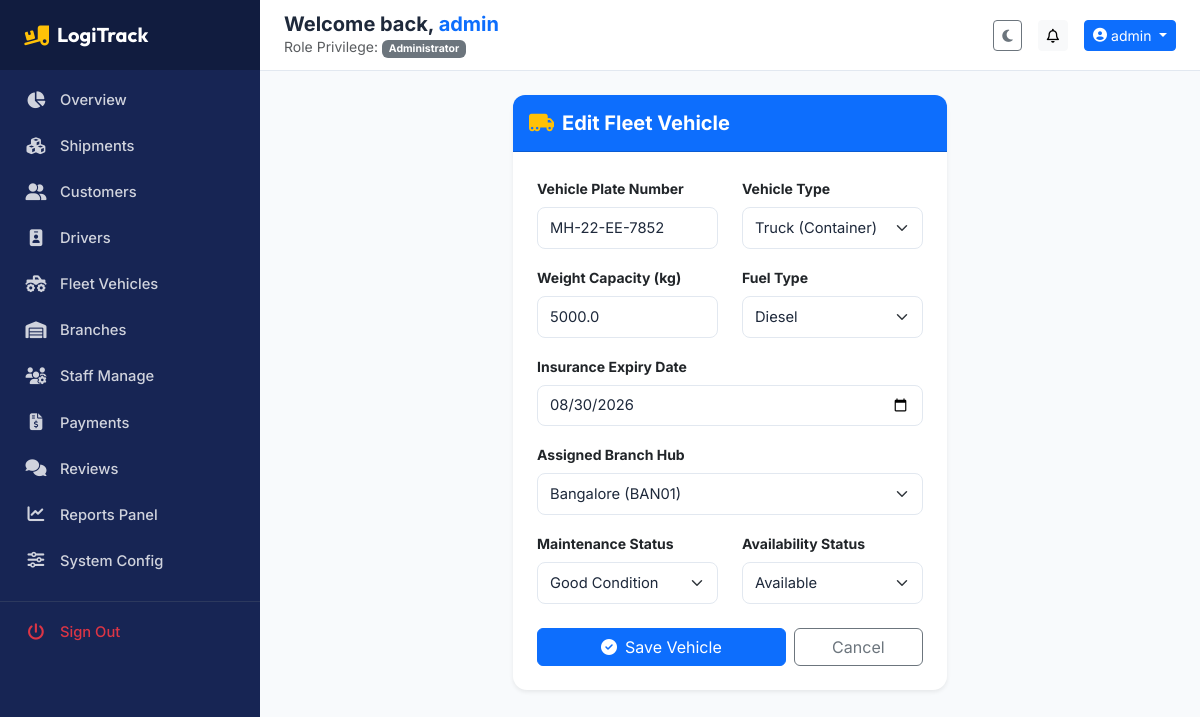
Page /admin/vehicles/edit/1 (signed in) on the committed database.
### app/models.py (models this page shows, shortened)
class BaseModel(db.Model):
    __abstract__ = True

class User(BaseModel):
    __tablename__ = 'users'
    id = db.Column(db.Integer, primary_key=True)
    username = db.Column(db.String(80), unique=True, nullable=False)
    email = db.Column(db.String(120), unique=True, nullable=False)
    password_hash = db.Column(db.String(255), nullable=False)
    role_id = db.Column(db.Integer, db.ForeignKey('roles.id'), nullable=False)
    branch_id = db.Column(db.Integer, db.ForeignKey('branches.id', ondelete='SET NULL'), nullable=True)
    is_active = db.Column(db.Boolean, default=True)
    created_at = db.Column(db.DateTime, default=datetime.utcnow)
    updated_at = db.Column(db.DateTime, default=datetime.utcnow, onupdate=datetime.utcnow)
    customer_profile = db.relationship('Customer', backref='user', uselist=False, cascade="all, delete-orphan")
    driver_profile = db.relationship('Driver', backref='user', uselist=False, cascade="all, delete-orphan")
    addresses = db.relationship('Address', backref='user', lazy=True, cascade="all, delete-orphan")
    notifications = db.relationship('Notification', backref='user', lazy=True, cascade="all, delete-orphan")
    activity_logs = db.relationship('ActivityLog', backref='user', lazy=True)

class Role(BaseModel):
    __tablename__ = 'roles'
    id = db.Column(db.Integer, primary_key=True)
    name = db.Column(db.String(50), unique=True, nullable=False)
    description = db.Column(db.String(255))
    users = db.relationship('User', backref='role', lazy=True)

class Vehicle(BaseModel):
    __tablename__ = 'vehicles'
    id = db.Column(db.Integer, primary_key=True)
    vehicle_number = db.Column(db.String(50), unique=True, nullable=False)
    vehicle_type = db.Column(db.String(50), nullable=False)  # Truck, Van, Bike, Container
    capacity = db.Column(db.Float, nullable=False)            # in kg
    fuel_type = db.Column(db.String(50), nullable=False)     # Diesel, Petrol, Electric
    insurance_expiry = db.Column(db.Date, nullable=False)
    maintenance_status = db.Column(db.String(50), default='Good')   # Good, Needs Service, Under Repair
    availability = db.Column(db.String(50), default='Available')   # Available, In Use, Out of Service
    branch_id = db.Column(db.Integer, db.ForeignKey('branches.id', ondelete='SET NULL'), nullable=True)
    driver = db.relationship('Driver', backref='vehicle', uselist=False)

class Branch(BaseModel):
    __tablename__ = 'branches'
    id = db.Column(db.Integer, primary_key=True)
    name = db.Column(db.String(100), nullable=False)
    code = db.Column(db.String(20), unique=True, nullable=False)
    address = db.Column(db.String(255), nullable=False)
    city = db.Column(db.String(100), nullable=False)
    state = db.Column(db.String(100), nullable=False)
    zip_code = db.Column(db.String(20), nullable=False)
    phone = db.Column(db.String(20), nullable=False)
    email = db.Column(db.String(100), nullable=False)
    created_at = db.Column(db.DateTime, default=datetime.utcnow)
    vehicles = db.relationship('Vehicle', backref='branch', lazy=True)
    drivers = db.relationship('Driver', backref='branch', lazy=True)
    managers = db.relationship('User', backref='branch', lazy=True)

### app/blueprints/admin/routes.py (the view, shortened to what this page needs)
@admin_bp.route('/vehicles/edit/<int:id>', methods=['GET', 'POST'])
@login_required
@role_required('Administrator')
def edit_vehicle(id):
    veh = db.session.get(Vehicle, id)
    if not veh:
        flash("Vehicle not found.", "danger")
        return redirect(url_for('admin.list_vehicles'))
    branches = Branch.query.all()
    return render_template('admin/vehicle_form.html', action="Edit", vehicle=veh, branches=branches)

### app/templates/admin/vehicle_form.html (shortened to what this page needs)
{% extends "base.html" %}
{% block content %}
<div class="row">
    <div class="col-lg-6 mx-auto">
        <div class="card border-0 shadow-sm kpi-card">
            <div class="card-header bg-primary text-white py-3" style="border-radius: 12px 12px 0 0;">
                <h5 class="mb-0 fw-bold"><i class="fa-solid fa-truck-moving me-2 text-warning"></i>{{ action }} Fleet Vehicle</h5>
            </div>
            <div class="card-body p-4">
                <form method="POST">
                    <div class="row mb-3">
                        <div class="col-md-6">
                            <label class="form-label small fw-bold">Vehicle Plate Number</label>
                            <input type="text" name="vehicle_number" class="form-control" value="{{ vehicle.vehicle_number if vehicle else '' }}" placeholder="e.g. MH-02-CP-8822" required>
                        </div>
                        <div class="col-md-6">
                            <label class="form-label small fw-bold">Vehicle Type</label>
                            <select name="vehicle_type" class="form-select" required>
                                <option value="Truck" {% if vehicle and vehicle.vehicle_type == 'Truck' %}selected{% endif %}>Truck (Container)</option>
                            </select>
                        </div>
                    </div>
                    <div class="row mb-3">
                        <div class="col-md-6">
                            <label class="form-label small fw-bold">Weight Capacity (kg)</label>
                            <input type="number" name="capacity" class="form-control" value="{{ vehicle.capacity if vehicle else '' }}" min="1" step="0.1" required>
                        </div>
                        <div class="col-md-6">
                            <label class="form-label small fw-bold">Fuel Type</label>
                            <select name="fuel_type" class="form-select" required>
                                <option value="Diesel" {% if vehicle and vehicle.fuel_type == 'Diesel' %}selected{% endif %}>Diesel</option>
                            </select>
                        </div>
                    </div>
                    <div class="mb-3">
                        <label class="form-label small fw-bold">Insurance Expiry Date</label>
                        <input type="date" name="insurance_expiry" class="form-control" value="{{ vehicle.insurance_expiry.strftime('%Y-%m-%d') if vehicle else '' }}" required>
                    </div>
                    <div class="mb-3">
                        <label class="form-label small fw-bold">Assigned Branch Hub</label>
                        <select name="branch_id" class="form-select">
                            {% for b in branches %}
                                <option value="{{ b.id }}" {% if vehicle and vehicle.branch_id == b.id %}selected{% endif %}>{{ b.name }} ({{ b.code }})</option>
                            {% endfor %}
                        </select>
                    </div>
                    <div class="row mb-4">
                        <div class="col-md-6">
                            <label class="form-label small fw-bold">Maintenance Status</label>
                            <select name="maintenance_status" class="form-select">
                                <option value="Good" {% if vehicle and vehicle.maintenance_status == 'Good' %}selected{% endif %}>Good Condition</option>
                            </select>
                        </div>
                        <div class="col-md-6">
                            <label class="form-label small fw-bold">Availability Status</label>
                            <select name="availability" class="form-select">
                                <option value="Available" {% if vehicle and vehicle.availability == 'Available' %}selected{% endif %}>Available</option>
                            </select>
                        </div>
                    </div>
                    <div class="d-flex gap-2">
                        <button type="submit" class="btn btn-primary w-100"><i class="fa-solid fa-circle-check me-2"></i>Save Vehicle</button>
                        <a href="{{ url_for('admin.list_vehicles') }}" class="btn btn-outline-secondary w-50">Cancel</a>
                    </div>
                </form>
            </div>
        </div>
    </div>
</div>
{% endblock %}

### app/templates/base.html (shortened to what this page needs)
<!DOCTYPE html>
<html lang="en">
<head>
    <link href="https://cdn.jsdelivr.net/npm/bootstrap@5.3.2/dist/css/bootstrap.min.css" rel="stylesheet">
    <link rel="stylesheet" href="https://cdnjs.cloudflare.com/ajax/libs/font-awesome/6.4.2/css/all.min.css">
    <link rel="stylesheet" href="https://unpkg.com/leaflet@1.9.4/dist/leaflet.css"/>
    <link rel="stylesheet" href="{{ url_for('static', filename='css/style.css') }}">
</head>
<body data-theme="light">
    <div class="toast-container position-fixed top-0 end-0 p-3" style="z-index: 1100;">
    </div>
    {% if current_user %}
    <div class="dashboard-container">
        <aside class="sidebar" id="app-sidebar">
            <div class="sidebar-header">
                <a href="/" class="text-white text-decoration-none d-flex align-items-center">
                    <i class="fa-solid fa-truck-ramp-box fa-lg me-2 text-warning"></i>
                    <span class="fs-5 fw-bold font-brand">LogiTrack</span>
                </a>
            </div>
            <ul class="sidebar-menu mt-2">
                {% if current_user.role.name == 'Administrator' %}
                    <li class="sidebar-menu-item {% if request.endpoint == 'admin.dashboard' %}active{% endif %}">
                        <a href="{{ url_for('admin.dashboard') }}"><i class="fa-solid fa-chart-pie"></i><span>Overview</span></a>
                    </li>
                    <li class="sidebar-menu-item {% if 'shipments' in request.endpoint %}active{% endif %}">
                        <a href="{{ url_for('admin.list_shipments') }}"><i class="fa-solid fa-cubes"></i><span>Shipments</span></a>
                    </li>
                    <li class="sidebar-menu-item {% if 'customers' in request.endpoint %}active{% endif %}">
                        <a href="{{ url_for('admin.list_customers') }}"><i class="fa-solid fa-user-group"></i><span>Customers</span></a>
                    </li>
                    <li class="sidebar-menu-item {% if 'drivers' in request.endpoint %}active{% endif %}">
                        <a href="{{ url_for('admin.list_drivers') }}"><i class="fa-solid fa-id-badge"></i><span>Drivers</span></a>
                    </li>
                    <li class="sidebar-menu-item {% if 'vehicles' in request.endpoint %}active{% endif %}">
                        <a href="{{ url_for('admin.list_vehicles') }}"><i class="fa-solid fa-truck-monster"></i><span>Fleet Vehicles</span></a>
                    </li>
                    <li class="sidebar-menu-item {% if 'branches' in request.endpoint %}active{% endif %}">
                        <a href="{{ url_for('admin.list_branches') }}"><i class="fa-solid fa-warehouse"></i><span>Branches</span></a>
                    </li>
                    <li class="sidebar-menu-item {% if 'employees' in request.endpoint %}active{% endif %}">
                        <a href="{{ url_for('admin.list_employees') }}"><i class="fa-solid fa-users-gear"></i><span>Staff Manage</span></a>
                    </li>
                    <li class="sidebar-menu-item {% if 'payments' in request.endpoint %}active{% endif %}">
                        <a href="{{ url_for('admin.list_payments') }}"><i class="fa-solid fa-file-invoice-dollar"></i><span>Payments</span></a>
                    </li>
                    <li class="sidebar-menu-item {% if 'feedback' in request.endpoint %}active{% endif %}">
                        <a href="{{ url_for('admin.list_feedback') }}"><i class="fa-solid fa-comments"></i><span>Reviews</span></a>
                    </li>
                    <li class="sidebar-menu-item {% if 'reports' in request.endpoint %}active{% endif %}">
                        <a href="{{ url_for('reports.index') }}"><i class="fa-solid fa-chart-line"></i><span>Reports Panel</span></a>
                    </li>
                    <li class="sidebar-menu-item {% if 'settings' in request.endpoint %}active{% endif %}">
                        <a href="{{ url_for('admin.system_settings') }}"><i class="fa-solid fa-sliders"></i><span>System Config</span></a>
                    </li>
                {% endif %}
                <li class="sidebar-menu-item mt-3 pt-2 border-top border-secondary border-opacity-25">
                    <a href="{{ url_for('auth.logout') }}" class="text-danger"><i class="fa-solid fa-power-off text-danger"></i><span>Sign Out</span></a>
                </li>
            </ul>
        </aside>
        <main class="main-content">
            <header class="top-navbar d-flex align-items-center justify-content-between">
                <div class="d-flex align-items-center gap-2">
                    <div>
                        <h5 class="mb-0 fw-bold d-none d-sm-block">Welcome back, <span class="text-primary">{{ current_user.username }}</span></h5>
                        <small class="text-muted d-none d-md-block">Role Privilege: <span class="badge bg-secondary">{{ current_user.role.name }}</span></small>
                    </div>
                </div>
                <div class="d-flex align-items-center gap-2 gap-sm-3">
                    <button class="btn btn-outline-secondary btn-sm" id="theme-toggle" title="Switch Theme" aria-label="Switch Theme">
                        <i class="fa-solid fa-moon" id="theme-icon"></i>
                    </button>
                    <div class="dropdown">
                        <button class="btn btn-light position-relative btn-sm" type="button" data-bs-toggle="dropdown" aria-expanded="false" aria-label="Notifications">
                            <i class="fa-regular fa-bell"></i>
                        </button>
                    </div>
                    <div class="dropdown">
                        <button class="btn btn-primary btn-sm dropdown-toggle d-flex align-items-center gap-1" type="button" data-bs-toggle="dropdown" aria-expanded="false">
                            <i class="fa-solid fa-circle-user"></i>
                            <span class="d-none d-sm-inline">{{ current_user.username }}</span>
                        </button>
                    </div>
                </div>
            </header>
            <div class="content-wrapper container-fluid p-2 p-sm-3 p-lg-4">
                {% block content %}{% endblock %}
            </div>
        </main>
    </div>
    {% endif %}
</body>
</html>

### rows in the picture
User: username "admin"
Role: role.name "Administrator"
Vehicle: vehicle_number "MH-22-EE-7852", vehicle_type "Truck (Container)", capacity "5000.0", fuel_type "Diesel", insurance_expiry "08/30/2026", branch_id "Bangalore (BAN01)", maintenance_status "Good Condition", availability "Available"

### other values in the picture
{{ action }} "Edit"
